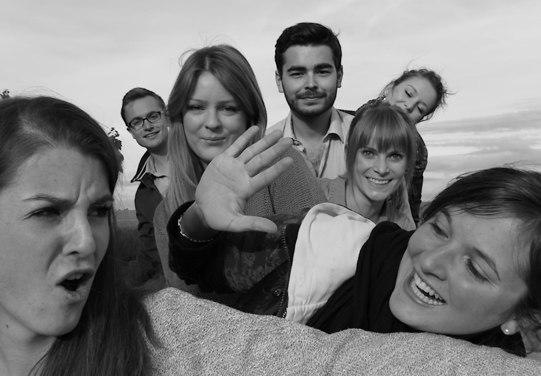
%> input picture img/a.png, 541 x 376 px
$ octave demo.m   (GNU Octave 9; MATLAB toolbox functions it lacks are replaced by stand-ins)
%> lines starting %> are read from the running program, lines starting %| are printed output that depends on the picture; in (x1, y1, x2, y2) boxes, pixels count from 0 and x2, y2 are one past the last pixel; in counts of white or black regions, pixels touching at a corner belong together; the program's own positions count from 1
### admm.m
% admm.m
%
% Solve quadratically constrained TV minimization problem
%
% OMEGA - Fourier-domain indices
% X_hat - partial DFT coefficients
% eps   - constraint
% dlt   - tolerance
%
% Written by  : Chihiro Tsutake
% Affiliation : University of Fukui
% E-mail      : ctsutake@icloud.com
% Created     : April 2019
%

function x_hat = admm(OMEGA, X_hat, eps, dlt)

    [H W] = size(X_hat);
    x_hat = zeros(H, W);

    % Variables
    prm_u = randn(H, W);
    aux_x = zeros(H, W);
    aux_y = zeros(H, W);
    aux_z = zeros(H, W);
    lag_a = zeros(H, W);
    lag_b = zeros(H, W);
    lag_c = zeros(H, W);

    % Kernel (Fourier domain)
    ker = zeros(H, W);
    ker([end, 1, 2], [end, 1, 2]) = [0, -1, 0; -1, 4, -1; 0, -1, 0];
    ker = real(fft2(ker));
    ker(OMEGA) = ker(OMEGA) + 1;

    % Complement of OMEGA
    cOMEGA = ones(H, W);
    cOMEGA(OMEGA) = 0;
    cOMEGA = find(cOMEGA);

    for i = 1:65536
        % Copy old
        old_u = prm_u;

        % Update primal variable
        tmp1 = aux_x - lag_a; tmp1 = -tmp1 + [tmp1(:, W), tmp1(:, 1:W - 1)];
        tmp2 = aux_y - lag_b; tmp2 = -tmp2 + [tmp2(H, :); tmp2(1:H - 1, :)];
        tmp3 = aux_z - lag_c + X_hat;
        prm_u = real(ifft2((fft2(tmp1 + tmp2) + tmp3) ./ ker));

        % Update auxiliary variables x and y
        tmp1 = -prm_u + [prm_u(:, 2:W), prm_u(:, 1)];
        tmp2 = -prm_u + [prm_u(2:H, :); prm_u(1, :)];
        tmp3 = tmp1 + lag_a;
        tmp4 = tmp2 + lag_b;
        th = sqrt(tmp3.^2 + tmp4.^2);
        aux_x = max(1 - 1 ./ th, 0) .* tmp3;
        aux_y = max(1 - 1 ./ th, 0) .* tmp4;

        % Update auxiliary variable z
        tmp3 = fft2(prm_u);
        tmp3(cOMEGA) = 0;
        tmp4 = tmp3 + lag_c - X_hat;
        l2 = norm(tmp4(:));
        aux_z = min(l2, eps) * (tmp4 / l2);

        % Update Lagrangian multiplier
        lag_a = lag_a + tmp1 - aux_x;
        lag_b = lag_b + tmp2 - aux_y;
        lag_c = lag_c + tmp3 - aux_z - X_hat;

        % Convergence criterion
        if norm(prm_u(:) - old_u(:)) / norm(old_u(:)) < dlt
            break;
        end

    end

    x_hat = prm_u;

### demo.m
% demo.m
%
% Reduction of Poisson noise in coded exposure photography
%
% An ideal image 'x' is degraded by fluttered motion blur 'h' and mixed Poisson-Gaussian noise.
%
% Written by  : Chihiro Tsutake
% Affiliation : University of Fukui
% E-mail      : ctsutake@icloud.com
% Created     : April 2019
%

% Standard deviation of Gaussian noise
SIGMA = 3;
% Positive parameter for Poisson noise
ALPHA = 0.5;
% Positive parameter for OMEGA
TAU = 0.06;
% Positive parameter for l2-norm constraint
EPS = 8E+6;
% Convergence criterion
DLT = 1E-4;

% Read ideal image
x_idl = double(imread('img/a.png'));
%> x_idl: size 376x541 double; min 0, max 254, mean 123.6; mean of the top-left, top-right, bottom-left and bottom-right quarters 145.8, 159.9, 85.3, 103.3

% Shutter pattern
b_sht = double('1111111111111111111111111111110101010110101111111111') -'0';

% Blur impulse response
h_pad = zeros(size(x_idl));
h_pad(1, 1:52) = b_sht / 52;
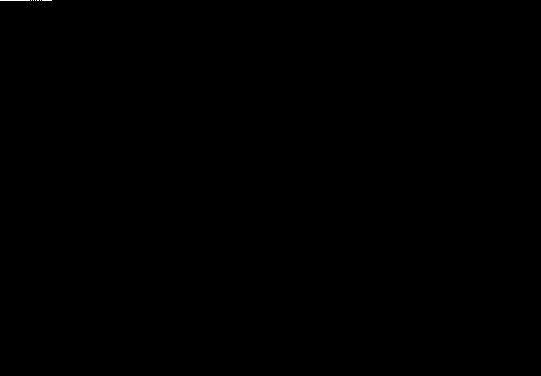
%> h_pad: size 376x541 double; values 0 (black) and 0.0192 (white), 0.02% white in thin lines or dots, all inside (x1, y1, x2, y2) = (0, 0, 52, 1)

% Observation
X_idl = fft2(x_idl);
H_pad = fft2(h_pad);
y_obs = ALPHA * poissrnd(real(ifft2(X_idl .* H_pad)) / ALPHA) + randn(size(x_idl)) * SIGMA;

% Set Omega
OMEGA = find(abs(H_pad) >= TAU);
%> OMEGA = 50760 values from 1 to 203416

% Partial inversion
X_hat = zeros(size(x_idl)); X_hat(OMEGA) = fft2(y_obs)(OMEGA) ./ H_pad(OMEGA);

% Reconstruction
x_hat = admm(OMEGA, X_hat, EPS, DLT);
%> in admm, `cOMEGA(OMEGA) = 0;`:
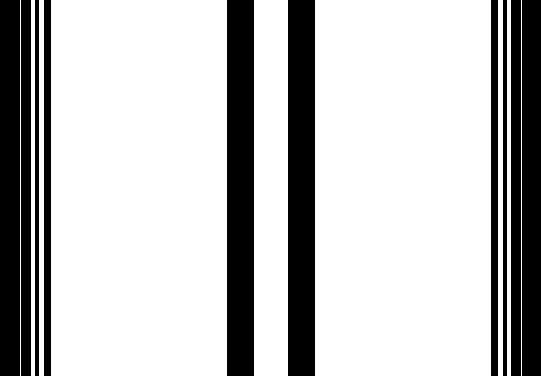
%> cOMEGA: size 376x541 double; values 0 (black) and 1 (white), 75% white; 10 black regions, largest, box (x1, y1, x2, y2) and area: (227, 0, 254, 376) 10152, (288, 0, 315, 376) 10152, (0, 0, 20, 376) 7520
%> the loop in admm, `for i = 1:65536` made 161 passes
%> l2 on passes 1 to 3: 6510457.9, 6633959.7, 6694688.7
%> pass 1, in admm, `tmp2 = -prm_u + [prm_u(2:H, :); prm_u(1, :)];`:
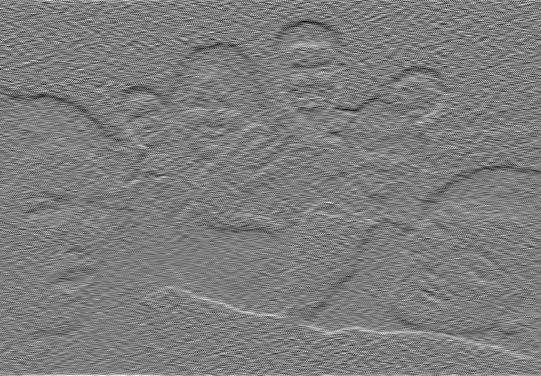
%> tmp2: size 376x541 double; min -89.05, max 91.58, mean 0; drawn with min black and max white
%> pass 1, in admm, `th = sqrt(tmp3.^2 + tmp4.^2);`:
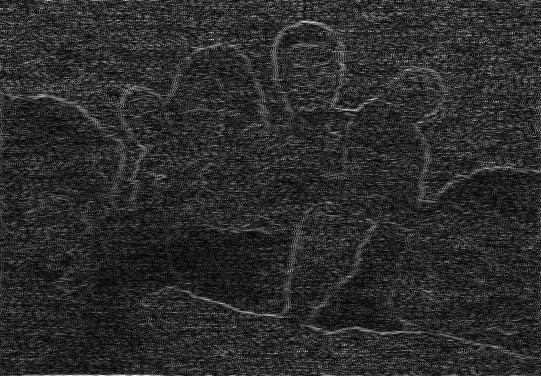
%> th: size 376x541 double; min 0.0304, max 91.75, mean 15.8; drawn with min black and max white
%> after the loop in admm, `for i = 1:65536`:
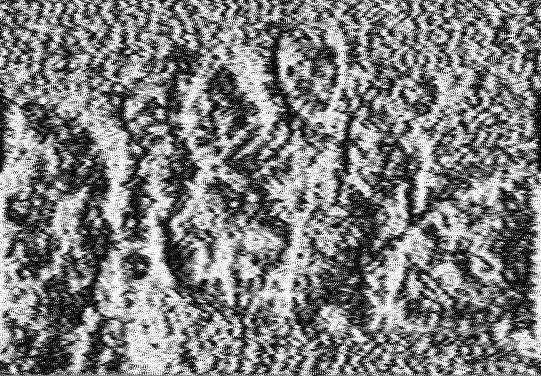
%> lag_a: size 376x541 double; min -1, max 1, mean -0.0153; drawn with min black and max white
%> after the loop in admm, `for i = 1:65536`:
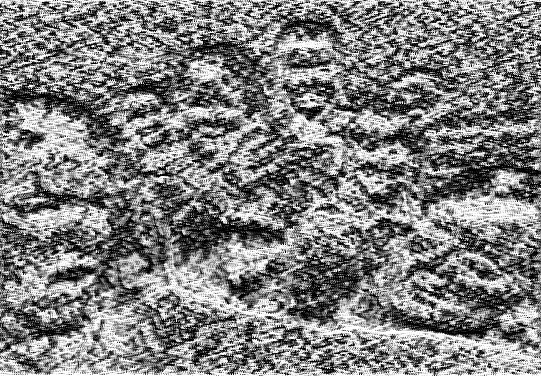
%> lag_b: size 376x541 double; min -1, max 1, mean 0.0102; drawn with min black and max white
%> in admm, `x_hat = prm_u;`:
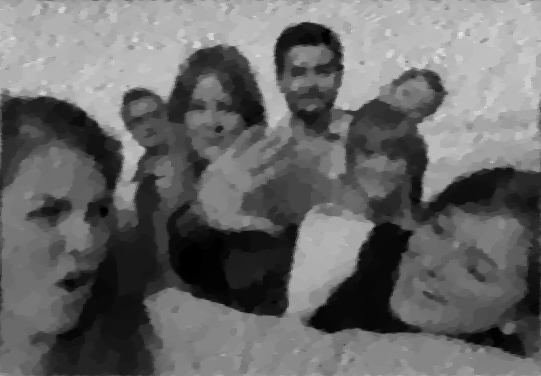
%> x_hat: size 376x541 double; min 4.82, max 293.4, mean 123.6; drawn with min black and max white

% Write images
imwrite(uint8(y_obs), 'obs.png'); % observed
imwrite(uint8(x_hat), 'res.png'); % restored

% PSNR
printf("PSNR(x_idl, x_hat) = %4.2f\n", psnr(uint8(x_idl), uint8(x_hat)));
%| PSNR(x_idl, x_hat) = 24.61

$ run again, with img/b.png copied over img/a.png
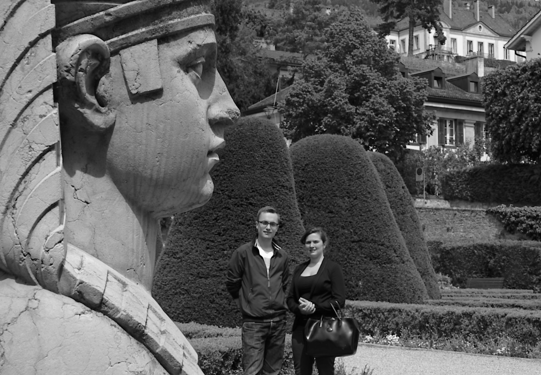
%> input picture img/b.png, 541 x 375 px
%> h_pad: size 375x541 double; values 0 (black) and 0.0192 (white), 0.02% white in thin lines or dots, all inside (x1, y1, x2, y2) = (0, 0, 52, 1)
%> the loop in admm, `for i = 1:65536` made 188 passes
%> l2 on passes 1 to 3: 5877319.2, 6002095.8, 6063384.1
%> pass 1, in admm, `th = sqrt(tmp3.^2 + tmp4.^2);`:
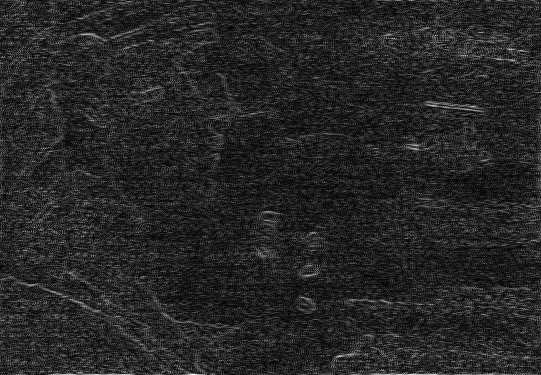
%> th: size 375x541 double; min 0.036, max 97.16, mean 14.7; drawn with min black and max white
%> in admm, `x_hat = prm_u;`:
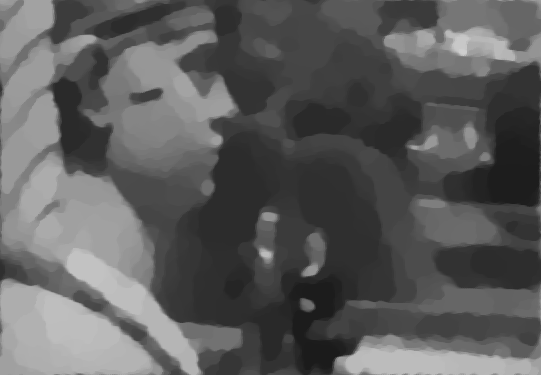
%> x_hat: size 375x541 double; min 27.73, max 206.4, mean 92.9
%| PSNR(x_idl, x_hat) = 21.13

$ run again, with img/c.png copied over img/a.png
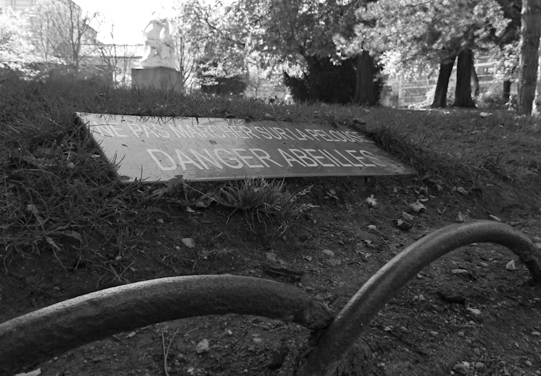
%> input picture img/c.png, 541 x 376 px
%> h_pad: size 376x541 double; values 0 (black) and 0.0192 (white), 0.02% white in thin lines or dots, all inside (x1, y1, x2, y2) = (0, 0, 52, 1)
%> the loop in admm, `for i = 1:65536` made 291 passes
%> l2 on passes 1 to 3: 5551701.6, 5676291.9, 5737590.5
%> pass 1, in admm, `th = sqrt(tmp3.^2 + tmp4.^2);`:
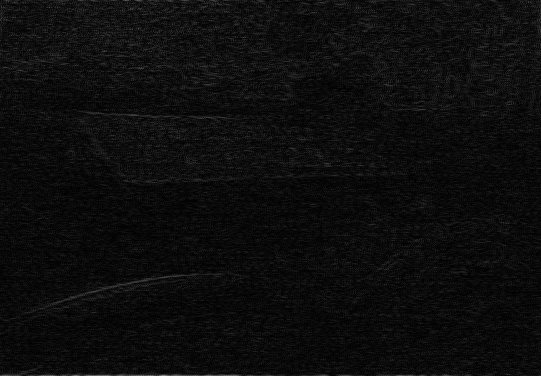
%> th: size 376x541 double; min 0.0147, max 137.4, mean 13.4
%> in admm, `x_hat = prm_u;`:
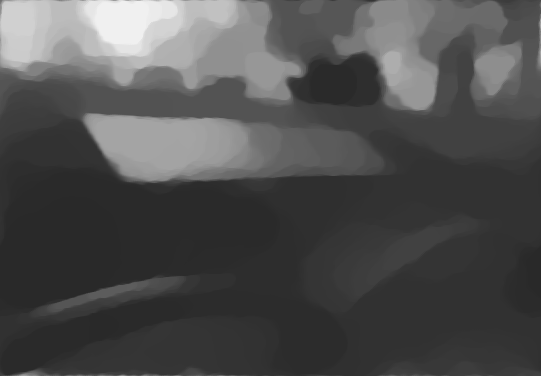
%> x_hat: size 376x541 double; min 41.33, max 240.9, mean 78.8
%| PSNR(x_idl, x_hat) = 20.73

$ run again, with img/d.png copied over img/a.png
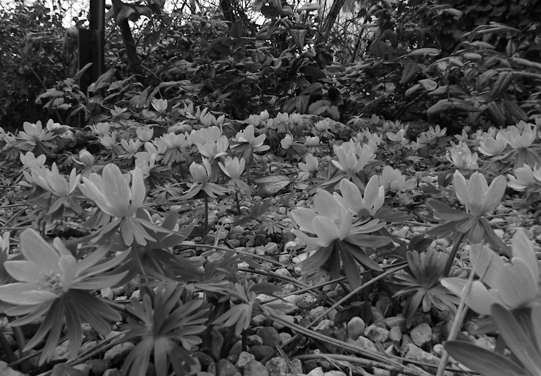
%> input picture img/d.png, 541 x 376 px
%> h_pad: size 376x541 double; values 0 (black) and 0.0192 (white), 0.02% white in thin lines or dots, all inside (x1, y1, x2, y2) = (0, 0, 52, 1)
%> the loop in admm, `for i = 1:65536` made 188 passes
%> l2 on passes 1 to 3: 5636290.6, 5760998.8, 5822133.2
%> in admm, `x_hat = prm_u;`:
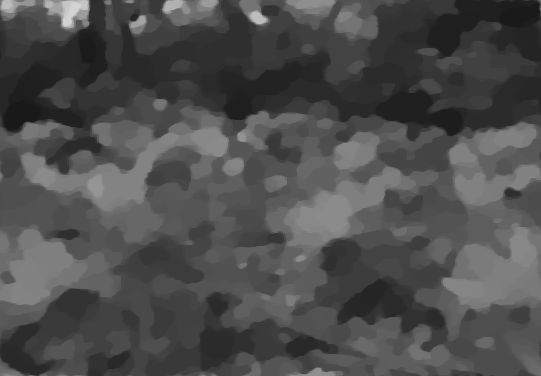
%> x_hat: size 376x541 double; min 25.61, max 211.9, mean 78.1
%| PSNR(x_idl, x_hat) = 19.32
